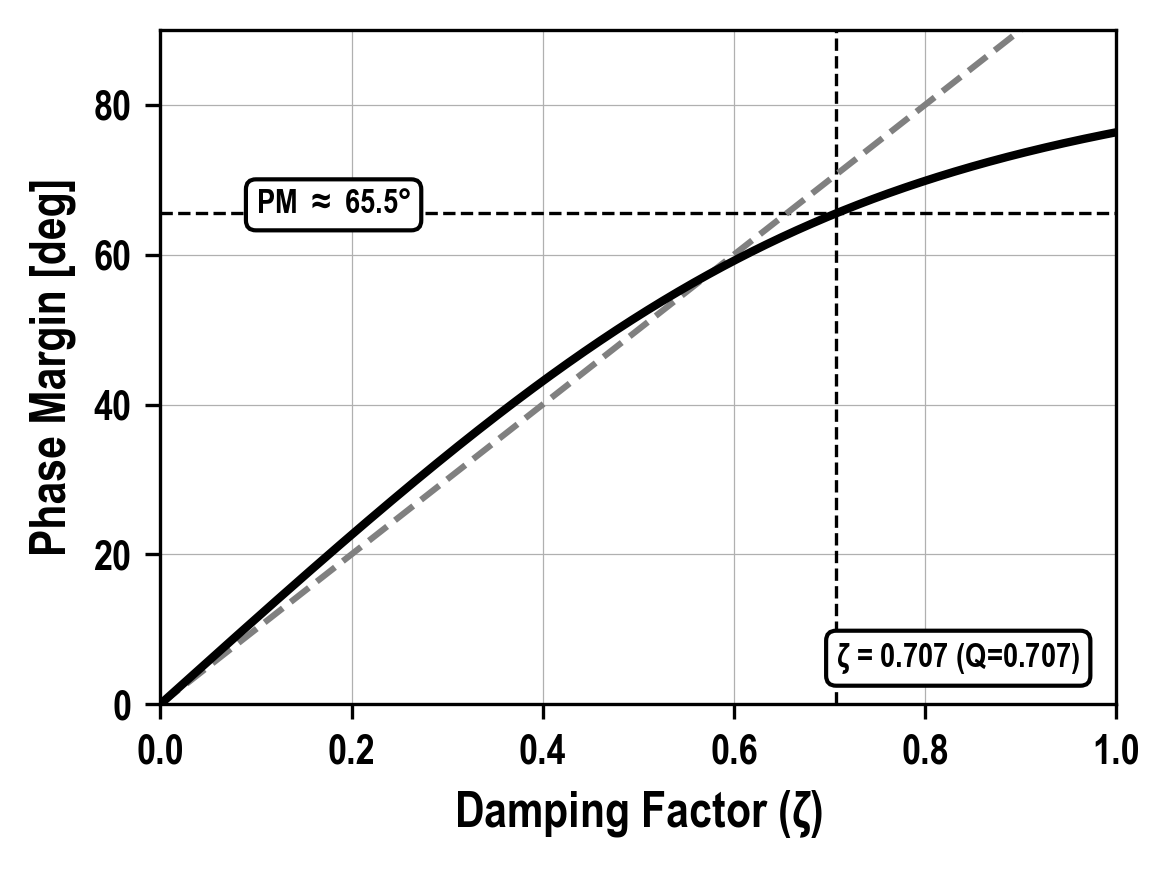

The script that saved this image:
#!/usr/bin/env python3
"""
phase_margin.py — Phase margin of a two-pole loop against its damping factor (lecture 02)

One of the reference plots in references/plots/. The plot style and the PowerPoint
sizing rules live in AGENTS.md (section Plots).

Single panel, 4x3 in at 300 dpi, linear axes, 12 pt labels, 0.3 pt grid, no legend:
  * black 2 pt      : exact  PM = atan( 2ζ / sqrt(-2ζ² + sqrt(4ζ⁴ + 1)) )
  * gray 1.5 pt dashed : the rule of thumb PM ≈ 100 ζ
  * black 0.8 pt dashed guides at ζ = 0.707 and at the PM there (65.5°), each named in a
    rounded white box with 8 pt text

Usage
-----
    python phase_margin.py
    python phase_margin.py --out fig.png

Dependencies: numpy, matplotlib
"""
import argparse
import numpy as np
import matplotlib as mpl
import matplotlib.pyplot as plt

BLACK = "black"
GRAY  = "gray"
BOX   = dict(boxstyle="round", fc="w", ec="k", lw=1)


# ---------------------------------------------------------------- styling ---
def apply_style(font="Arial Narrow"):
    """Global matplotlib look used across the lecture notebooks."""
    from matplotlib.font_manager import findfont, FontProperties
    try:
        resolved = findfont(FontProperties(family=font), fallback_to_default=False)
        mpl.rcParams["font.family"] = font if resolved else "sans-serif"
    except Exception:
        mpl.rcParams["font.family"] = "sans-serif"
    mpl.rcParams.update({
        "font.weight":      "bold",
        "axes.labelweight": "bold",
        "mathtext.default": "regular",
    })


def style_axis(ax, xlabel, ylabel, fontsize=12):
    ax.set_xlabel(xlabel, fontsize=fontsize)
    ax.set_ylabel(ylabel, fontsize=fontsize)
    ax.grid(True, which="both", linewidth=0.3)


# ------------------------------------------------------------------- data ---
def pm_exact(zeta):
    """Phase margin in degrees of a loop with two poles, damping factor zeta."""
    return np.degrees(np.arctan(2 * zeta / np.sqrt(-2 * zeta**2 + np.sqrt(4 * zeta**4 + 1))))


# ------------------------------------------------------------------- plot ---
def make_figure(z_ref=0.707):
    zeta = np.linspace(0, 1.0, 1000)
    pm_ref = pm_exact(z_ref)                    # 65.5 deg at 0.707

    fig, ax = plt.subplots(figsize=(4, 3), dpi=300)
    ax.axvline(z_ref, color="k", linestyle="dashed", linewidth=0.8)
    ax.axhline(pm_ref, color="k", linestyle="dashed", linewidth=0.8)
    ax.annotate(r"$\zeta$ = 0.707 (Q=0.707)", (z_ref, 5), fontsize=8, bbox=BOX)
    ax.annotate(f"PM $\\approx$ {pm_ref:.1f}°", (0.1, pm_ref), fontsize=8, bbox=BOX)

    ax.plot(zeta, 100 * zeta, label=r"Approx ($100\cdot\zeta$)",
            color=GRAY, linestyle="--", linewidth=1.5)
    ax.plot(zeta, pm_exact(zeta), label="Exact", color=BLACK, linestyle="-", linewidth=2)

    ax.set_xlim(0, 1.0)
    ax.set_ylim(0, 90)
    style_axis(ax, r"Damping Factor ($\zeta$)", "Phase Margin [deg]")
    fig.tight_layout()
    return fig


# ------------------------------------------------------------------- main ---
def main():
    p = argparse.ArgumentParser(description=__doc__,
                                formatter_class=argparse.RawDescriptionHelpFormatter)
    p.add_argument("--out", default=None,
                   help="output image path (png/pdf/svg); omit to open a window")
    a = p.parse_args()

    apply_style()
    fig = make_figure()
    if a.out:
        fig.savefig(a.out, bbox_inches="tight")
        print(f"saved {a.out}")
    else:
        plt.show()


if __name__ == "__main__":
    main()
